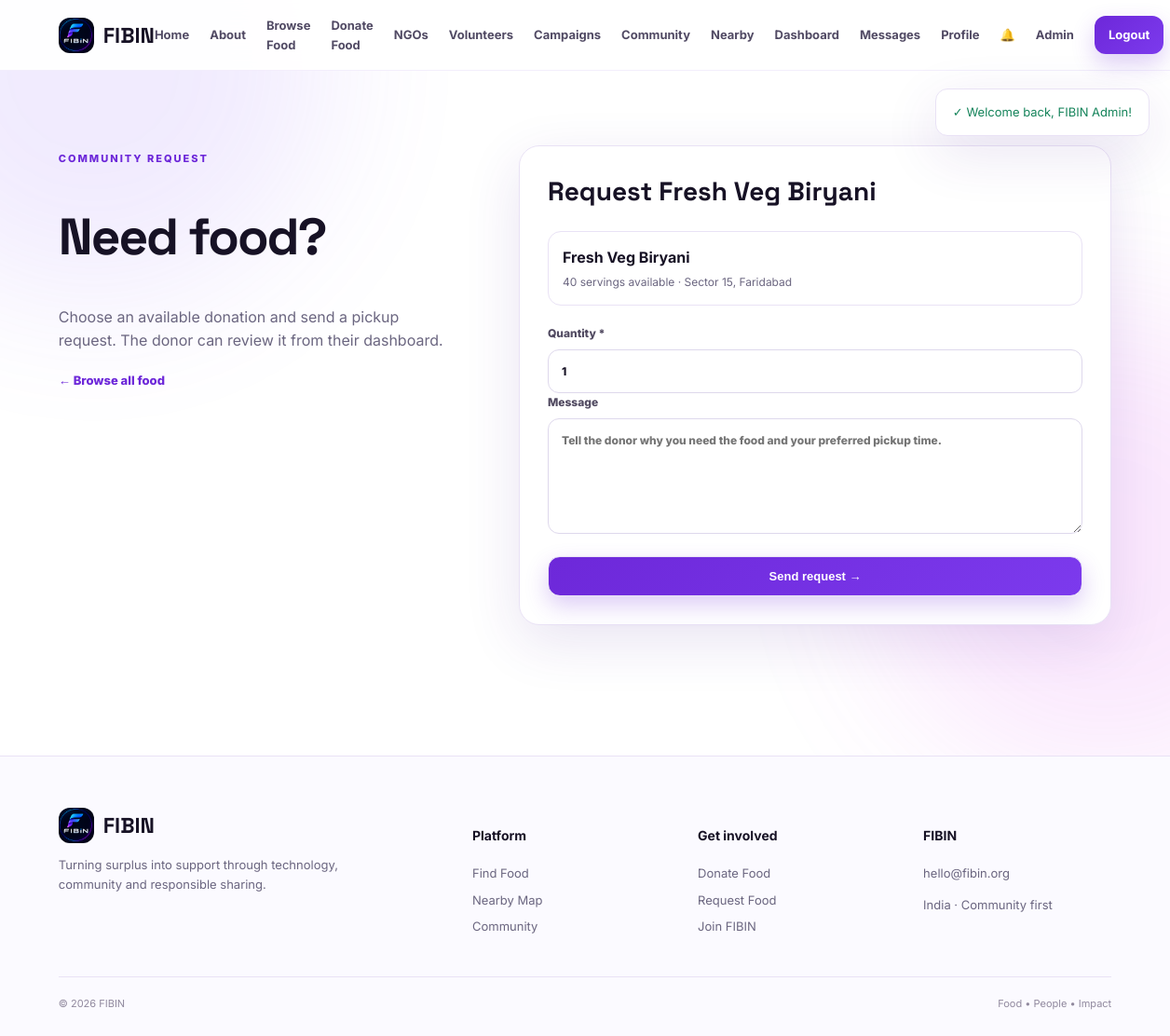
/request.php?food_id=1 (signed in), run on the app's committed database.
### tables this page shows
CREATE TABLE IF NOT EXISTS food_donations (id INT AUTO_INCREMENT PRIMARY KEY,donor_id INT NOT NULL,title VARCHAR(180) NOT NULL,category VARCHAR(80) NOT NULL DEFAULT 'Other',description TEXT,quantity INT NOT NULL,unit VARCHAR(30) NOT NULL DEFAULT 'servings',location VARCHAR(220) NOT NULL,latitude DECIMAL(10,7) NULL,longitude DECIMAL(10,7) NULL,expiry_date DATE NOT NULL,image VARCHAR(255) NULL,status ENUM('available','completed','expired') NOT NULL DEFAULT 'available',created_at TIMESTAMP DEFAULT CURRENT_TIMESTAMP,FOREIGN KEY(donor_id) REFERENCES users(id) ON DELETE CASCADE,INDEX idx_food_status(status),INDEX idx_food_coords(latitude,longitude));

### config/config.php (called while the page is built, shortened)
<?php
function e($value){return htmlspecialchars((string)$value,ENT_QUOTES,'UTF-8');}

### request.php (the view, shortened to what this page needs)
<?php $page_title='Request Food'; require_once 'includes/header.php'; require_login();
$food_id=(int)($_GET['food_id']??$_POST['food_id']??0); $food=null;
if($food_id){$s=$pdo->prepare("SELECT * FROM food_donations WHERE id=? AND status='available'");$s->execute([$food_id]);$food=$s->fetch();}
?>
<section class="form-page"><div class="form-intro"><span class="kicker">COMMUNITY REQUEST</span><h1>Need food?</h1><p>Choose an available donation and send a pickup request. The donor can review it from their dashboard.</p><a class="text-link" href="food.php">← Browse all food</a></div><div class="form-card"><h2>Request <?= $food ? e($food['title']) : 'food' ?></h2><?php if($food): ?><div class="selected-food"><b><?= e($food['title']) ?></b><span><?= (int)$food['quantity'] ?> <?= e($food['unit']) ?> available · <?= e($food['location']) ?></span></div><form method="post"><input type="hidden" name="csrf" value="<?= e(csrf_token()) ?>"><input type="hidden" name="food_id" value="<?= (int)$food['id'] ?>"><label>Quantity *<input type="number" name="quantity" min="1" max="<?= (int)$food['quantity'] ?>" value="1" required></label><label>Message<textarea name="message" rows="5" placeholder="Tell the donor why you need the food and your preferred pickup time."></textarea></label><button class="btn primary full-btn">Send request →</button></form><?php else: ?><div class="empty-state"><h3>Select a food listing first</h3><a class="btn primary" href="food.php">Browse available food</a></div><?php endif; ?></div></section>
<?php require_once 'includes/footer.php'; ?>

### assets/css/style.css (style rules this page uses)
:root { --purple:#6d28d9;--purple2:#8b5cf6;--purple3:#a78bfa;--ink:#171225;--muted:#6b6680;--line:#e9e4f5;--soft:#f8f6ff;--white:#fff;--green:#16845b;--red:#c63c55;--amber:#a76a00;--shadow:0 18px 55px rgba(56,31,120,.12);--radius:20px }
* { box-sizing:border-box }
html { scroll-behavior:smooth }
body { margin:0;font-family:Inter,Arial,sans-serif;color:var(--ink);background:#fff;line-height:1.6 }
.nav-cta,.btn.primary { background:linear-gradient(135deg,var(--purple),#7c3aed);color:#fff!important;box-shadow:0 10px 25px rgba(109,40,217,.23) }
.eyebrow,.kicker { font-size:11px;font-weight:800;letter-spacing:2px;color:var(--purple);text-transform:uppercase }
.btn { display:inline-flex;align-items:center;justify-content:center;gap:8px;border:1px solid var(--line);border-radius:13px;padding:13px 18px;text-decoration:none;font-weight:800;font-size:13px;cursor:pointer;background:#fff;color:var(--ink) }
.text-link,.card-link { color:var(--purple);font-weight:800;text-decoration:none;font-size:13px }
.form-page { padding:80px 0;display:grid;grid-template-columns:.8fr 1.2fr;gap:70px;align-items:start }
.form-intro h1 { font:700 55px/1 'Space Grotesk';letter-spacing:-2px }
.form-intro>p { color:var(--muted);max-width:500px }
.form-card { padding:30px;border:1px solid var(--line);border-radius:22px;background:#fff;box-shadow:var(--shadow) }
.form-card h2 { font:700 28px 'Space Grotesk';margin:0 0 25px }
label { display:flex;flex-direction:column;gap:8px;font-size:12px;font-weight:800;color:#504960 }
input,select,textarea { width:100%;border:1px solid #ded8ec;background:#fff;color:var(--ink);border-radius:12px;padding:13px 14px;font:inherit;outline:none }
textarea { resize:vertical }
.full-btn { width:100%;margin-top:24px }
.selected-food { padding:15px;border:1px solid var(--line);border-radius:14px;margin-bottom:20px;display:flex;flex-direction:column;gap:3px }
.selected-food span { font-size:12px;color:var(--muted) }
:root { --purple:#6d28d9;--purple2:#8b5cf6;--purple3:#a855f7;--violet:#4c1d95;--soft:#f7f3ff;--line:#e9e2f5;--shadow:0 18px 60px rgba(76,29,149,.12) }

### data on the page
food_donations: title "Fresh Veg Biryani", quantity "40", unit "servings", location "Sector 15, Faridabad"

### other printed values
$m "Welcome back, FIBIN Admin!"
